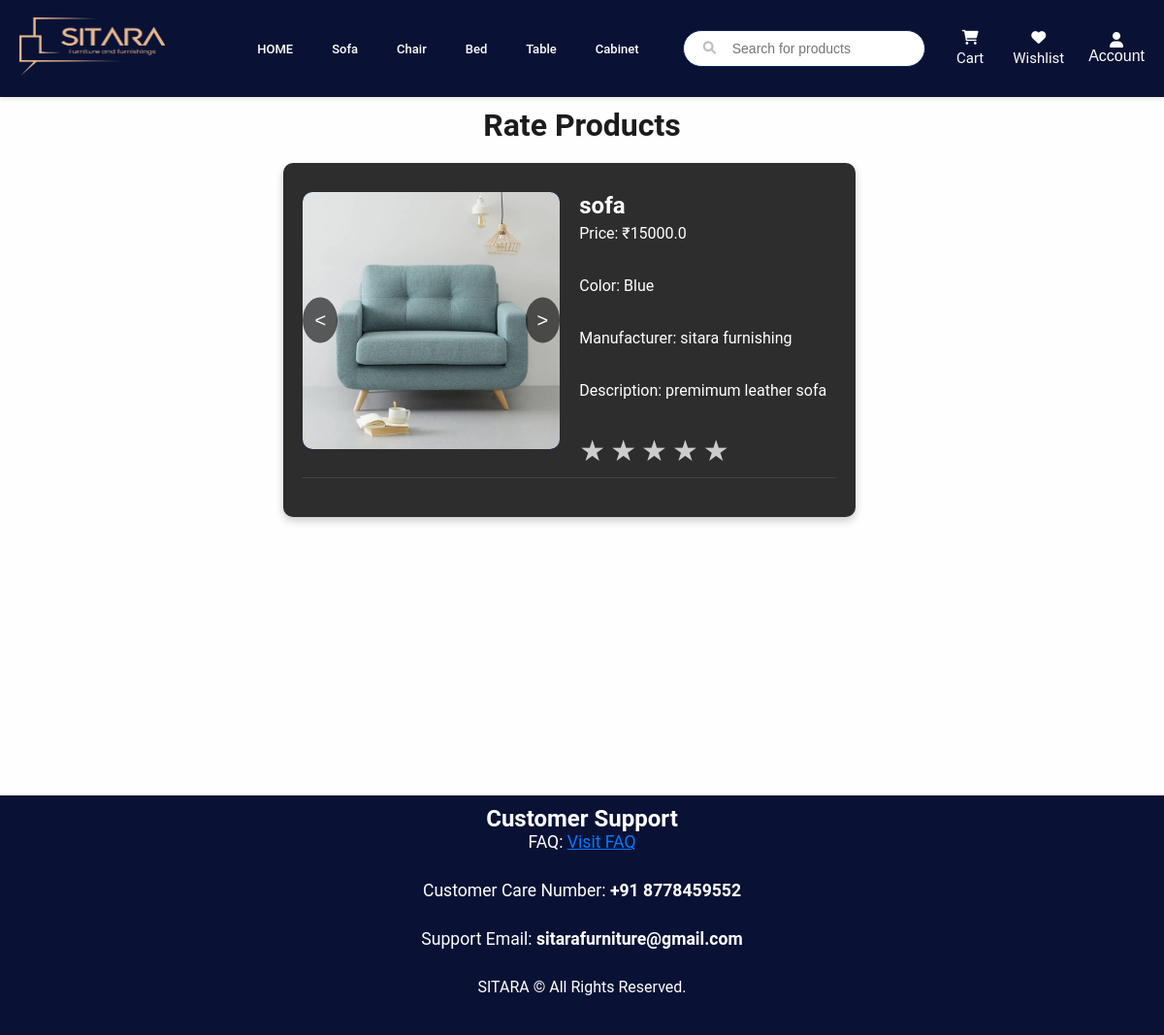
Screenshot of /rate/22 (signed in) with the database file from the repository.
### app/models.py (models this page shows, shortened)
class ProductImage(db.Model):
    id = db.Column(db.Integer, primary_key=True)
    image_url = db.Column(db.String(255), nullable=False)
    product_id = db.Column(db.Integer, db.ForeignKey("product.id"), nullable=False)

class Product(db.Model):
    __tablename__ = "product"
    id = db.Column(db.Integer, primary_key=True)
    name = db.Column(db.String(100), nullable=False)
    price = db.Column(db.Float, nullable=False)
    description = db.Column(db.String(255), nullable=False)
    category = db.Column(db.String(100), nullable=False)
    quantity = db.Column(db.Integer, nullable=False)
    manufacturer = db.Column(db.String(100), nullable=True)
    country_of_origin = db.Column(db.String(50), nullable=True)
    avg_rating = db.Column(db.Float, nullable=True)
    discount = db.Column(db.Float, default=0.0, nullable=True)
    colour = db.Column(db.String(20), nullable=True)
    images = db.relationship("ProductImage", backref="product", lazy=True)
    ratings = relationship("Rating", back_populates="product")

### app/rating.py (the view)
@rating.route("/<int:order_id>", methods=["GET"])
@login_required
def rate_order(order_id):
    order = db.session.get(OrderDetails, order_id)
    if not order:
        flash("Order not found", "error")
        return redirect(url_for("main.home"))
    if order.user_id != current_user.id:
        flash("You are not authorized to rate this order", "error")
        return redirect(url_for("main.home"))
    products = order.products
    return render_template("rating.html", products=products, order_id=order_id)

### app/templates/rating.html (shortened to what this page needs)
<!DOCTYPE html>
<html lang="en">
    <head>
        <link rel="stylesheet" href="{{ url_for('static', filename='product_details.css') }}">
        <link rel="stylesheet" href="{{ url_for('static', filename='rating.css') }}">
    </head>
    {% extends 'home.html' %}
    {% block content %}
    <div>
        <h1>Rate Products</h1>
        <div class="rating-container">
            {% for product in products %}
            <div class="product-container">
                <div class="product-image">
                    <div class="image-slider">
                        {% for image in product.images %}
                        <img src="{{ url_for('static', filename=image.image_url) }}" alt="{{ product.name }}"
                            class="{% if loop.first %}active{% endif %}">
                        {% endfor %}
                        <div class="controls">
                            <button id="prev-btn">&lt;</button>
                            <button id="next-btn">&gt;</button>
                        </div>
                    </div>
                </div>
                <div class="product-info-box">
                    <h2>{{ product.name }}</h2>
                    <p>Price: ₹{{ product.price }}</p>
                    <p>Color: {{ product.colour }}</p>
                    <p>Manufacturer: {{ product.manufacturer }}</p>
                    <p>Description: {{ product.description }}</p>
                    <div class="stars" data-product-id="{{ product.id }}">
                        <label for="star5-{{ product.id }}">&#9733;</label>
                        <label for="star4-{{ product.id }}">&#9733;</label>
                        <label for="star3-{{ product.id }}">&#9733;</label>
                        <label for="star2-{{ product.id }}">&#9733;</label>
                        <label for="star1-{{ product.id }}">&#9733;</label>
                    </div>
                </div>
            </div>
            {% endfor %}
        </div>
    </div>
    {% endblock %}

### app/static/product_details.css (style rules this page uses)
body { font-family: Arial, sans-serif; margin: 0; padding: 0; display: flex; flex-direction: column; min-height: 100vh; }
.image-slider { flex: 1 1 50%; position: relative; }
.image-slider img { width: 100%; height: auto; display: none; transition: transform 0.3s ease; transition: opacity 0.5s ease-in-out; }
.image-slider img.active { display: block; opacity: 1; }
.image-slider .controls { position: absolute; top: 50%; width: 100%; display: flex; justify-content: space-between; transform: translateY(-50%); pointer-events: none; }
.image-slider .controls button { pointer-events: all; background: rgba(0, 0, 0, 0.6); color: white; border: none; padding: 12px; cursor: pointer; font-size: 20px; border-radius: 50%; transition: background 0.3s; }
.product-image { flex: 1; max-width: 300px; }
.product-image img { width: 100%; border-radius: 8px; }

### app/static/rating.css (style rules this page uses)
body { font-family: Arial, sans-serif; background-color: #1c1c1c; color: white; margin: 0; padding: 0; }
div { color: white; }
h1 { text-align: center; color: #1c1c1c; }
.rating-container { width: 90%; max-width: 800px; margin: 20px; padding: 20px; background-color: #2d2d2d; border-radius: 10px; box-shadow: 0 4px 8px rgba(0, 0, 0, 0.2); }
.product-container { display: flex; align-items: flex-start; margin-bottom: 20px; border-bottom: 1px solid #444; padding: 10px 0; }
.product-image { background-color: #3b82f6; border-radius: 10px; margin-right: 20px; flex-shrink: 0; overflow: hidden; display: flex; justify-content: center; align-items: center; }
.product-image img { width: 100%; height: 100%; object-fit: contain; border-radius: 10px; }
.product-info-box { flex: 1; }
.product-info-box p { margin: 5px 0; }
.stars { display: flex; flex-direction: row-reverse; justify-content: start; gap: 5px; position: relative; }
.stars label { font-size: 30px; color: #ccc; cursor: pointer; transition: color 0.3s; }
p { padding-bottom: 30px; }

### app/static/home.css (style rules this page uses)
* { margin: 0; padding-top: 0; box-sizing: border-box; }
body { margin: 0; padding: 0; background-color: #f4f4f4; color: #333; */ }

### rows the page displays
Product: name "sofa", price "15000.0", colour "Blue", manufacturer "sitara furnishing", description "premimum leather sofa"
ProductImage: image_url (picture)
